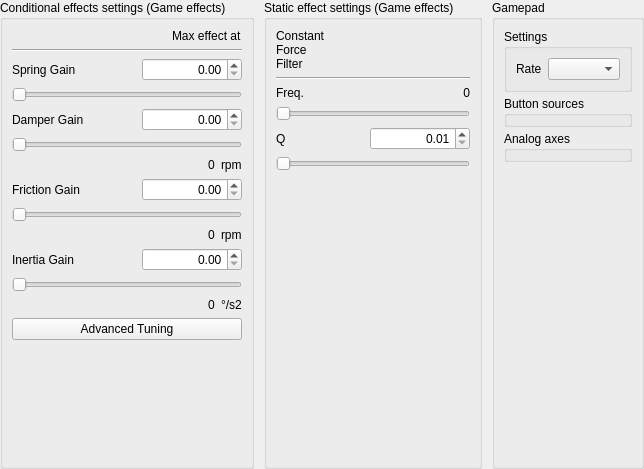
<?xml version='1.0' encoding='UTF-8'?>
<ui version="4.0">
 <class>Form</class>
 <widget class="QWidget" name="Form">
  <property name="geometry">
   <rect>
    <x>0</x>
    <y>0</y>
    <width>543</width>
    <height>469</height>
   </rect>
  </property>
  <property name="windowTitle">
   <string>Form</string>
  </property>
  <layout class="QGridLayout" name="gridLayout_4" columnstretch="14,11,11">
   <property name="leftMargin">
    <number>0</number>
   </property>
   <property name="topMargin">
    <number>0</number>
   </property>
   <property name="rightMargin">
    <number>0</number>
   </property>
   <property name="bottomMargin">
    <number>0</number>
   </property>
   <item row="0" column="0">
    <widget class="QGroupBox" name="groupBox_2">
     <property name="title">
      <string>Conditional effects settings (Game effects)</string>
     </property>
     <layout class="QGridLayout" name="gridLayout_2">
      <property name="verticalSpacing">
       <number>6</number>
      </property>
      <item row="0" column="0" colspan="2" alignment="Qt::AlignmentFlag::AlignRight|Qt::AlignmentFlag::AlignVCenter">
       <widget class="QLabel" name="label_8">
        <property name="text">
         <string>Max effect at</string>
        </property>
        <property name="simproCaption" stdset="0">
         <bool>true</bool>
        </property>
       </widget>
      </item>
      <item row="1" column="0" colspan="2">
       <widget class="Line" name="line_2">
        <property name="orientation">
         <enum>Qt::Orientation::Horizontal</enum>
        </property>
       </widget>
      </item>
      <item row="2" column="0">
       <widget class="QLabel" name="label_9">
        <property name="toolTip">
         <string>&lt;html&gt;&lt;head/&gt;&lt;body&gt;&lt;p&gt;Intensity of spring effects&lt;/p&gt;&lt;/body&gt;&lt;/html&gt;</string>
        </property>
        <property name="frameShape">
         <enum>QFrame::NoFrame</enum>
        </property>
        <property name="frameShadow">
         <enum>QFrame::Raised</enum>
        </property>
        <property name="text">
         <string>Spring Gain</string>
        </property>
        <property name="alignment">
         <set>Qt::AlignmentFlag::AlignLeft|Qt::AlignmentFlag::AlignVCenter</set>
        </property>
       </widget>
      </item>
      <item row="2" column="1" alignment="Qt::AlignmentFlag::AlignRight|Qt::AlignmentFlag::AlignVCenter">
       <widget class="QDoubleSpinBox" name="doubleSpinBox_spring">
        <property name="minimumSize">
         <size>
          <width>100</width>
          <height>0</height>
         </size>
        </property>
        <property name="keyboardTracking">
         <bool>false</bool>
        </property>
        <property name="decimals">
         <number>2</number>
        </property>
        <property name="maximum">
         <double>4.000000000000000</double>
        </property>
        <property name="singleStep">
         <double>0.010000000000000</double>
        </property>
        <property name="simproValue" stdset="0">
         <bool>true</bool>
        </property>
        <property name="alignment">
         <set>Qt::AlignmentFlag::AlignRight|Qt::AlignmentFlag::AlignVCenter</set>
        </property>
       </widget>
      </item>
      <item row="3" column="0" colspan="2">
       <widget class="QSlider" name="horizontalSlider_spring">
        <property name="toolTip">
         <string>&lt;html&gt;&lt;head/&gt;&lt;body&gt;&lt;p&gt;Intensity of spring effects&lt;/p&gt;&lt;/body&gt;&lt;/html&gt;</string>
        </property>
        <property name="maximum">
         <number>255</number>
        </property>
        <property name="pageStep">
         <number>4</number>
        </property>
        <property name="value">
         <number>0</number>
        </property>
        <property name="sliderPosition">
         <number>0</number>
        </property>
        <property name="orientation">
         <enum>Qt::Horizontal</enum>
        </property>
       </widget>
      </item>
      <item row="4" column="0">
       <widget class="QLabel" name="label_10">
        <property name="toolTip">
         <string>&lt;html&gt;&lt;head/&gt;&lt;body&gt;&lt;p&gt;Intensity of damper effect to smooth out acceleration spikes.&lt;/p&gt;&lt;/body&gt;&lt;/html&gt;</string>
        </property>
        <property name="frameShape">
         <enum>QFrame::NoFrame</enum>
        </property>
        <property name="frameShadow">
         <enum>QFrame::Raised</enum>
        </property>
        <property name="text">
         <string>Damper Gain</string>
        </property>
        <property name="alignment">
         <set>Qt::AlignmentFlag::AlignLeft|Qt::AlignmentFlag::AlignVCenter</set>
        </property>
       </widget>
      </item>
      <item row="4" column="1" alignment="Qt::AlignmentFlag::AlignRight|Qt::AlignmentFlag::AlignVCenter">
       <widget class="QDoubleSpinBox" name="doubleSpinBox_damper">
        <property name="minimumSize">
         <size>
          <width>100</width>
          <height>0</height>
         </size>
        </property>
        <property name="keyboardTracking">
         <bool>false</bool>
        </property>
        <property name="maximum">
         <double>2.000000000000000</double>
        </property>
        <property name="singleStep">
         <double>0.010000000000000</double>
        </property>
        <property name="simproValue" stdset="0">
         <bool>true</bool>
        </property>
        <property name="alignment">
         <set>Qt::AlignmentFlag::AlignRight|Qt::AlignmentFlag::AlignVCenter</set>
        </property>
       </widget>
      </item>
      <item row="5" column="0" colspan="2">
       <widget class="QSlider" name="horizontalSlider_damper">
        <property name="toolTip">
         <string>&lt;html&gt;&lt;head/&gt;&lt;body&gt;&lt;p&gt;Centering force when FFB is inactive&lt;/p&gt;&lt;/body&gt;&lt;/html&gt;</string>
        </property>
        <property name="maximum">
         <number>255</number>
        </property>
        <property name="pageStep">
         <number>4</number>
        </property>
        <property name="value">
         <number>0</number>
        </property>
        <property name="sliderPosition">
         <number>0</number>
        </property>
        <property name="orientation">
         <enum>Qt::Horizontal</enum>
        </property>
       </widget>
      </item>
      <item row="6" column="0" colspan="2">
       <layout class="QHBoxLayout" name="horizontalLayout_label_damper_rpm">
        <item>
         <spacer name="hs_label_damper_rpm">
          <property name="orientation">
           <enum>Qt::Orientation::Horizontal</enum>
          </property>
          <property name="sizeHint" stdset="0">
           <size>
            <width>40</width>
            <height>1</height>
           </size>
          </property>
         </spacer>
        </item>
        <item>
         <widget class="QLabel" name="label_damper_rpm">
          <property name="text">
           <string>0</string>
          </property>
          <property name="simproCaption" stdset="0">
           <bool>true</bool>
          </property>
         </widget>
        </item>
        <item>
         <widget class="QLabel" name="label_3">
          <property name="text">
           <string>rpm</string>
          </property>
          <property name="simproCaption" stdset="0">
           <bool>true</bool>
          </property>
         </widget>
        </item>
       </layout>
      </item>
      <item row="7" column="0">
       <widget class="QLabel" name="label_12">
        <property name="toolTip">
         <string>&lt;html&gt;&lt;head/&gt;&lt;body&gt;&lt;p&gt;Intensity of friction effect&lt;/p&gt;&lt;/body&gt;&lt;/html&gt;</string>
        </property>
        <property name="frameShape">
         <enum>QFrame::NoFrame</enum>
        </property>
        <property name="frameShadow">
         <enum>QFrame::Raised</enum>
        </property>
        <property name="text">
         <string>Friction Gain</string>
        </property>
        <property name="alignment">
         <set>Qt::AlignmentFlag::AlignLeft|Qt::AlignmentFlag::AlignVCenter</set>
        </property>
       </widget>
      </item>
      <item row="7" column="1" alignment="Qt::AlignmentFlag::AlignRight|Qt::AlignmentFlag::AlignVCenter">
       <widget class="QDoubleSpinBox" name="doubleSpinBox_friction">
        <property name="minimumSize">
         <size>
          <width>100</width>
          <height>0</height>
         </size>
        </property>
        <property name="keyboardTracking">
         <bool>false</bool>
        </property>
        <property name="maximum">
         <double>2.000000000000000</double>
        </property>
        <property name="singleStep">
         <double>0.010000000000000</double>
        </property>
        <property name="simproValue" stdset="0">
         <bool>true</bool>
        </property>
        <property name="alignment">
         <set>Qt::AlignmentFlag::AlignRight|Qt::AlignmentFlag::AlignVCenter</set>
        </property>
       </widget>
      </item>
      <item row="8" column="0" colspan="2">
       <widget class="QSlider" name="horizontalSlider_friction">
        <property name="toolTip">
         <string>&lt;html&gt;&lt;head/&gt;&lt;body&gt;&lt;p&gt;Intensity of friction effects&lt;/p&gt;&lt;/body&gt;&lt;/html&gt;</string>
        </property>
        <property name="minimum">
         <number>0</number>
        </property>
        <property name="maximum">
         <number>255</number>
        </property>
        <property name="pageStep">
         <number>4</number>
        </property>
        <property name="value">
         <number>0</number>
        </property>
        <property name="sliderPosition">
         <number>0</number>
        </property>
        <property name="orientation">
         <enum>Qt::Horizontal</enum>
        </property>
       </widget>
      </item>
      <item row="9" column="0" colspan="2">
       <layout class="QHBoxLayout" name="horizontalLayout_label_friction_rpm">
        <item>
         <spacer name="hs_label_friction_rpm">
          <property name="orientation">
           <enum>Qt::Orientation::Horizontal</enum>
          </property>
          <property name="sizeHint" stdset="0">
           <size>
            <width>40</width>
            <height>1</height>
           </size>
          </property>
         </spacer>
        </item>
        <item>
         <widget class="QLabel" name="label_friction_rpm">
          <property name="text">
           <string>0</string>
          </property>
          <property name="simproCaption" stdset="0">
           <bool>true</bool>
          </property>
         </widget>
        </item>
        <item>
         <widget class="QLabel" name="label_4">
          <property name="text">
           <string>rpm</string>
          </property>
          <property name="simproCaption" stdset="0">
           <bool>true</bool>
          </property>
         </widget>
        </item>
       </layout>
      </item>
      <item row="10" column="0">
       <widget class="QLabel" name="label_7">
        <property name="toolTip">
         <string>&lt;html&gt;&lt;head/&gt;&lt;body&gt;&lt;p&gt;Intensity of inertia effects&lt;/p&gt;&lt;/body&gt;&lt;/html&gt;</string>
        </property>
        <property name="frameShape">
         <enum>QFrame::NoFrame</enum>
        </property>
        <property name="frameShadow">
         <enum>QFrame::Raised</enum>
        </property>
        <property name="text">
         <string>Inertia Gain</string>
        </property>
        <property name="alignment">
         <set>Qt::AlignmentFlag::AlignLeft|Qt::AlignmentFlag::AlignVCenter</set>
        </property>
       </widget>
      </item>
      <item row="10" column="1" alignment="Qt::AlignmentFlag::AlignRight|Qt::AlignmentFlag::AlignVCenter">
       <widget class="QDoubleSpinBox" name="doubleSpinBox_inertia">
        <property name="minimumSize">
         <size>
          <width>100</width>
          <height>0</height>
         </size>
        </property>
        <property name="keyboardTracking">
         <bool>false</bool>
        </property>
        <property name="maximum">
         <double>2.000000000000000</double>
        </property>
        <property name="singleStep">
         <double>0.010000000000000</double>
        </property>
        <property name="simproValue" stdset="0">
         <bool>true</bool>
        </property>
        <property name="alignment">
         <set>Qt::AlignmentFlag::AlignRight|Qt::AlignmentFlag::AlignVCenter</set>
        </property>
       </widget>
      </item>
      <item row="11" column="0" colspan="2">
       <widget class="QSlider" name="horizontalSlider_inertia">
        <property name="toolTip">
         <string>&lt;html&gt;&lt;head/&gt;&lt;body&gt;&lt;p&gt;Intensity of inertia effect&lt;/p&gt;&lt;/body&gt;&lt;/html&gt;</string>
        </property>
        <property name="maximum">
         <number>255</number>
        </property>
        <property name="pageStep">
         <number>4</number>
        </property>
        <property name="value">
         <number>0</number>
        </property>
        <property name="sliderPosition">
         <number>0</number>
        </property>
        <property name="orientation">
         <enum>Qt::Horizontal</enum>
        </property>
       </widget>
      </item>
      <item row="12" column="0" colspan="2">
       <layout class="QHBoxLayout" name="horizontalLayout_label_accel">
        <item>
         <spacer name="hs_label_accel">
          <property name="orientation">
           <enum>Qt::Orientation::Horizontal</enum>
          </property>
          <property name="sizeHint" stdset="0">
           <size>
            <width>40</width>
            <height>1</height>
           </size>
          </property>
         </spacer>
        </item>
        <item>
         <widget class="QLabel" name="label_accel">
          <property name="text">
           <string>0</string>
          </property>
          <property name="simproCaption" stdset="0">
           <bool>true</bool>
          </property>
         </widget>
        </item>
        <item>
         <widget class="QLabel" name="label_6">
          <property name="text">
           <string>°/s2</string>
          </property>
          <property name="simproCaption" stdset="0">
           <bool>true</bool>
          </property>
         </widget>
        </item>
       </layout>
      </item>
      <item row="13" column="0" colspan="2">
       <widget class="QPushButton" name="pushButton_advanced_tuning">
        <property name="text">
         <string>Advanced Tuning</string>
        </property>
       </widget>
      </item>
      <item row="14" column="0" colspan="2">
       <spacer name="verticalSpacer_cond">
        <property name="orientation">
         <enum>Qt::Orientation::Vertical</enum>
        </property>
        <property name="sizeHint" stdset="0">
         <size>
          <width>1</width>
          <height>20</height>
         </size>
        </property>
       </spacer>
      </item>
     </layout>
    </widget>
   </item>
   <item row="0" column="1">
    <widget class="QGroupBox" name="groupBox_values">
     <property name="sizePolicy">
      <sizepolicy hsizetype="Preferred" vsizetype="Preferred">
       <horstretch>1</horstretch>
       <verstretch>0</verstretch>
      </sizepolicy>
     </property>
     <property name="title">
      <string>Static effect settings (Game effects)</string>
     </property>
     <property name="flat">
      <bool>false</bool>
     </property>
     <layout class="QGridLayout" name="gridLayout">
      <property name="verticalSpacing">
       <number>6</number>
      </property>
      <item row="0" column="0" colspan="2">
       <widget class="QLabel" name="label_5">
        <property name="toolTip">
         <string>&lt;html&gt;&lt;head/&gt;&lt;body&gt;&lt;p&gt;Lowpass filter for constant force effect.&lt;/p&gt;&lt;p&gt;Applies only to the CF effect (usually covers all physics based forces for most games) and interpolated between updates.&lt;/p&gt;&lt;p&gt;Use this filter to tune between sharp and smooth forces and to reduce noise. &lt;br/&gt;Frequency should be lower than games FFB update speed.&lt;/p&gt;&lt;/body&gt;&lt;/html&gt;</string>
        </property>
        <property name="frameShape">
         <enum>QFrame::NoFrame</enum>
        </property>
        <property name="frameShadow">
         <enum>QFrame::Raised</enum>
        </property>
        <property name="lineWidth">
         <number>1</number>
        </property>
        <property name="midLineWidth">
         <number>1</number>
        </property>
        <property name="text">
         <string>&lt;html&gt;&lt;head/&gt;&lt;body&gt;&lt;p&gt;Constant&lt;br/&gt;Force&lt;br/&gt;Filter&lt;/p&gt;&lt;/body&gt;&lt;/html&gt;</string>
        </property>
        <property name="scaledContents">
         <bool>true</bool>
        </property>
        <property name="simproSection" stdset="0">
         <bool>true</bool>
        </property>
        <property name="alignment">
         <set>Qt::AlignmentFlag::AlignLeft|Qt::AlignmentFlag::AlignVCenter</set>
        </property>
       </widget>
      </item>
      <item row="1" column="0" colspan="2">
       <widget class="Line" name="line">
        <property name="orientation">
         <enum>Qt::Orientation::Horizontal</enum>
        </property>
       </widget>
      </item>
      <item row="2" column="0">
       <widget class="QLabel" name="label_11">
        <property name="toolTip">
         <string>&lt;html&gt;&lt;head/&gt;&lt;body&gt;&lt;p&gt;Lowpass filter frequency for constant force effect.&lt;/p&gt;&lt;p&gt;Applies only to the CF effect (usually covers all physics based forces for most games) and interpolated between updates.&lt;/p&gt;&lt;p&gt;Use this filter to tune between sharp and smooth forces and to reduce noise. &lt;br/&gt;Should be lower than games FFB update speed.&lt;/p&gt;&lt;/body&gt;&lt;/html&gt;</string>
        </property>
        <property name="text">
         <string>Freq.</string>
        </property>
        <property name="alignment">
         <set>Qt::AlignmentFlag::AlignLeft|Qt::AlignmentFlag::AlignVCenter</set>
        </property>
       </widget>
      </item>
      <item row="2" column="1" alignment="Qt::AlignmentFlag::AlignRight|Qt::AlignmentFlag::AlignVCenter">
       <widget class="QLabel" name="label_cffilter">
        <property name="text">
         <string>0</string>
        </property>
        <property name="simproValue" stdset="0">
         <bool>true</bool>
        </property>
        <property name="alignment">
         <set>Qt::AlignmentFlag::AlignRight|Qt::AlignmentFlag::AlignVCenter</set>
        </property>
       </widget>
      </item>
      <item row="3" column="0" colspan="2">
       <widget class="QSlider" name="horizontalSlider_cffilter">
        <property name="toolTip">
         <string>&lt;html&gt;&lt;head/&gt;&lt;body&gt;&lt;p&gt;Lowpass filter frequency for constant force effect.&lt;/p&gt;&lt;p&gt;Applies only to the CF effect (usually covers all physics based forces for most games) and interpolated between updates.&lt;/p&gt;&lt;p&gt;Use this filter to tune between sharp and smooth forces and to reduce noise. &lt;br/&gt;Should be lower than games FFB update speed.&lt;/p&gt;&lt;/body&gt;&lt;/html&gt;</string>
        </property>
        <property name="minimum">
         <number>10</number>
        </property>
        <property name="maximum">
         <number>500</number>
        </property>
        <property name="pageStep">
         <number>4</number>
        </property>
        <property name="value">
         <number>10</number>
        </property>
        <property name="sliderPosition">
         <number>10</number>
        </property>
        <property name="orientation">
         <enum>Qt::Horizontal</enum>
        </property>
       </widget>
      </item>
      <item row="4" column="0">
       <widget class="QLabel" name="label">
        <property name="toolTip">
         <string>&lt;html&gt;&lt;head/&gt;&lt;body&gt;&lt;p&gt;Q Factor for constant force low pass filter.&lt;br/&gt;Controls how sharp the response drops at the frequency limit.&lt;/p&gt;&lt;p&gt;Be careful to prevent oscillations by not limiting the bandwidth too much.&lt;/p&gt;&lt;/body&gt;&lt;/html&gt;</string>
        </property>
        <property name="text">
         <string>Q</string>
        </property>
        <property name="alignment">
         <set>Qt::AlignmentFlag::AlignLeft|Qt::AlignmentFlag::AlignVCenter</set>
        </property>
       </widget>
      </item>
      <item row="4" column="1" alignment="Qt::AlignmentFlag::AlignRight|Qt::AlignmentFlag::AlignVCenter">
       <widget class="QDoubleSpinBox" name="doubleSpinBox_CFq">
        <property name="minimumSize">
         <size>
          <width>100</width>
          <height>0</height>
         </size>
        </property>
        <property name="keyboardTracking">
         <bool>false</bool>
        </property>
        <property name="minimum">
         <double>0.010000000000000</double>
        </property>
        <property name="maximum">
         <double>0.800000000000000</double>
        </property>
        <property name="singleStep">
         <double>0.010000000000000</double>
        </property>
        <property name="simproValue" stdset="0">
         <bool>true</bool>
        </property>
        <property name="alignment">
         <set>Qt::AlignmentFlag::AlignRight|Qt::AlignmentFlag::AlignVCenter</set>
        </property>
       </widget>
      </item>
      <item row="5" column="0" colspan="2">
       <widget class="QSlider" name="horizontalSlider_CFq">
        <property name="toolTip">
         <string>&lt;html&gt;&lt;head/&gt;&lt;body&gt;&lt;p&gt;Q Factor for constant force low pass filter.&lt;br/&gt;Controls how sharp the response drops at the frequency limit.&lt;/p&gt;&lt;p&gt;Be careful to prevent oscillations by not limiting the bandwidth too much.&lt;/p&gt;&lt;/body&gt;&lt;/html&gt;</string>
        </property>
        <property name="minimum">
         <number>0</number>
        </property>
        <property name="maximum">
         <number>80</number>
        </property>
        <property name="singleStep">
         <number>1</number>
        </property>
        <property name="pageStep">
         <number>4</number>
        </property>
        <property name="sliderPosition">
         <number>0</number>
        </property>
        <property name="orientation">
         <enum>Qt::Horizontal</enum>
        </property>
       </widget>
      </item>
      <item row="6" column="0" colspan="2">
       <spacer name="verticalSpacer_static">
        <property name="orientation">
         <enum>Qt::Orientation::Vertical</enum>
        </property>
        <property name="sizeHint" stdset="0">
         <size>
          <width>1</width>
          <height>20</height>
         </size>
        </property>
       </spacer>
      </item>
     </layout>
    </widget>
   </item>
   <item row="0" column="2">
    <widget class="QGroupBox" name="groupBox_3">
     <property name="title">
      <string>Gamepad</string>
     </property>
     <layout class="QVBoxLayout" name="gridLayout_3" stretch="0,0,0,1">
      <property name="spacing">
       <number>4</number>
      </property>
      <item>
       <widget class="QGroupBox" name="groupBox">
        <property name="sizePolicy">
         <sizepolicy hsizetype="Preferred" vsizetype="Minimum">
          <horstretch>1</horstretch>
          <verstretch>0</verstretch>
         </sizepolicy>
        </property>
        <property name="title">
         <string>Settings</string>
        </property>
        <layout class="QHBoxLayout" name="horizontalLayout">
         <property name="leftMargin">
          <number>9</number>
         </property>
         <property name="topMargin">
          <number>9</number>
         </property>
         <property name="rightMargin">
          <number>9</number>
         </property>
         <property name="bottomMargin">
          <number>9</number>
         </property>
         <item>
          <widget class="QLabel" name="label_2">
           <property name="text">
            <string>Rate</string>
           </property>
          </widget>
         </item>
         <item>
          <widget class="QComboBox" name="comboBox_reportrate">
           <property name="sizePolicy">
            <sizepolicy hsizetype="Expanding" vsizetype="MinimumExpanding">
             <horstretch>0</horstretch>
             <verstretch>0</verstretch>
            </sizepolicy>
           </property>
           <property name="toolTip">
            <string>&lt;html&gt;&lt;head/&gt;&lt;body&gt;&lt;p&gt;Changes the speed at which reports are sent. Slower values skip more packets if the system can't keep up.&lt;/p&gt;&lt;/body&gt;&lt;/html&gt;</string>
           </property>
          </widget>
         </item>
        </layout>
       </widget>
      </item>
      <item>
       <widget class="QGroupBox" name="groupBox_buttons">
        <property name="sizePolicy">
         <sizepolicy hsizetype="Preferred" vsizetype="Minimum">
          <horstretch>1</horstretch>
          <verstretch>0</verstretch>
         </sizepolicy>
        </property>
        <property name="title">
         <string>Button sources</string>
        </property>
       </widget>
      </item>
      <item>
       <widget class="QGroupBox" name="groupBox_analogaxes">
        <property name="sizePolicy">
         <sizepolicy hsizetype="Preferred" vsizetype="Minimum">
          <horstretch>1</horstretch>
          <verstretch>0</verstretch>
         </sizepolicy>
        </property>
        <property name="title">
         <string>Analog axes</string>
        </property>
       </widget>
      </item>
      <item>
       <spacer name="verticalSpacer_pad">
        <property name="orientation">
         <enum>Qt::Orientation::Vertical</enum>
        </property>
        <property name="sizeHint" stdset="0">
         <size>
          <width>1</width>
          <height>20</height>
         </size>
        </property>
       </spacer>
      </item>
     </layout>
    </widget>
   </item>
   <property name="horizontalSpacing">
    <number>10</number>
   </property>
  </layout>
 </widget>
 <resources />
 <connections />
</ui>
